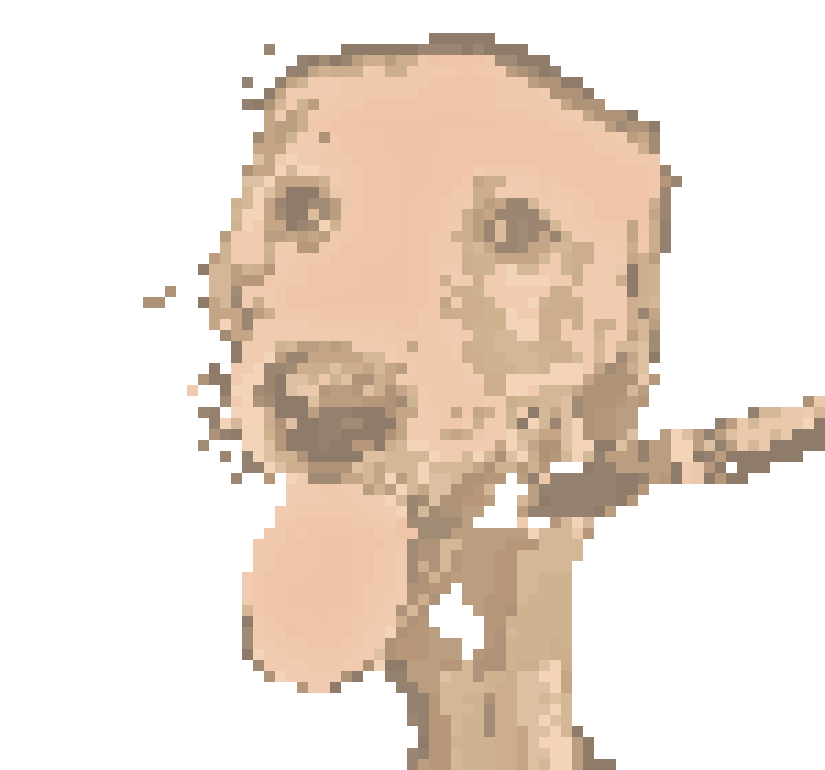
#> input picture images/result.png, 825 x 770 px
$ python con.py
#> lines starting #> are read from the running program, lines starting #| are printed output that depends on the picture
import numpy as np
from PIL import Image


def create_mask_with_angle(shape, angle):
    """
    Create a boolean mask with a diagonal at a certain angle.

    :param shape: The shape of the mask (height, width).
    :param angle: The angle of the diagonal in degrees. An angle of 0 degrees will create a diagonal from the top-left to the bottom-right.
    :return: A boolean mask with the specified shape and diagonal angle.
    """
    # Create an array with the indices of each element
    indices = np.indices(shape)

    # Calculate the tangent of the angle
    tan_angle = np.tan(np.radians(angle))

    # Create the mask
    mask = indices[0] >= tan_angle * indices[1]

    return mask


# Open the images
image2 = Image.open('./images/result.png').convert('RGBA')
#> image2 is the input picture: PIL image 825x770 RGBA; mean R, G, B, A 236.5, 222.6, 210.7, 107.7
image1 = Image.open('./images/Bruce_crop.png').convert('RGBA')
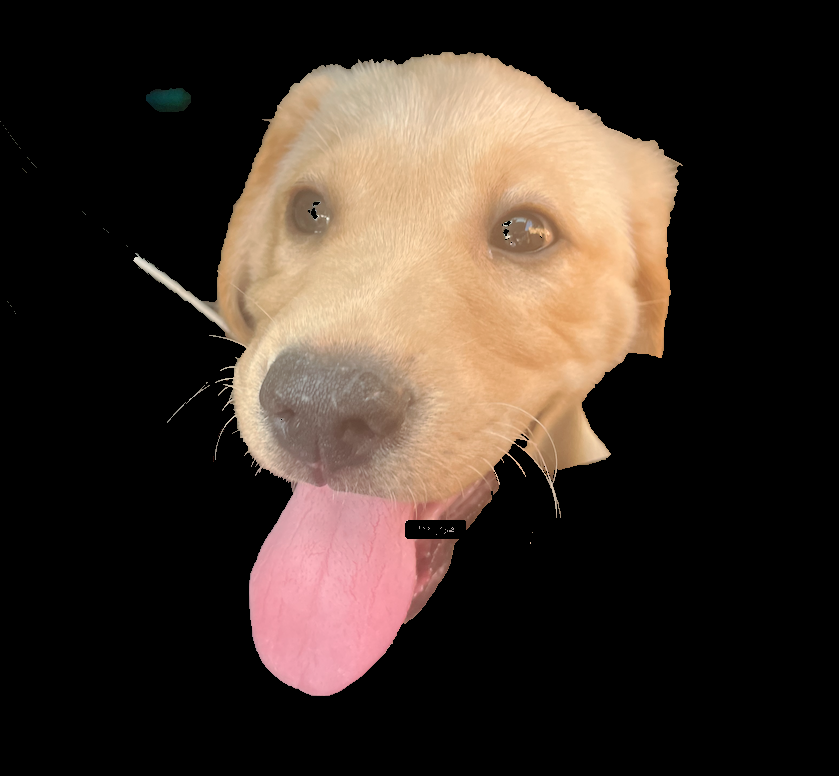
#> input picture images/Bruce_crop.png, 839 x 776 px

# Ensure second image is the same size as the first
image2 = image2.resize(image1.size)
#> image2: PIL image 839x776 RGBA

# Convert images to numpy arrays
image1_np = np.array(image1)
image2_np = np.array(image2)

# Create a mask for the diagonal split
# Use the function to create a mask with a diagonal at a 45 degree angle
mask = create_mask_with_angle(image1_np.shape[:2], 35)

# Flip the mask to change the direction of the diagonal
mask = np.fliplr(mask)

# Extend the mask to have the same number of channels as the images
mask = np.stack([mask]*image1_np.shape[2], axis=-1)

# Apply the mask to create the final image
final_image_np = np.where(mask, image1_np, image2_np)
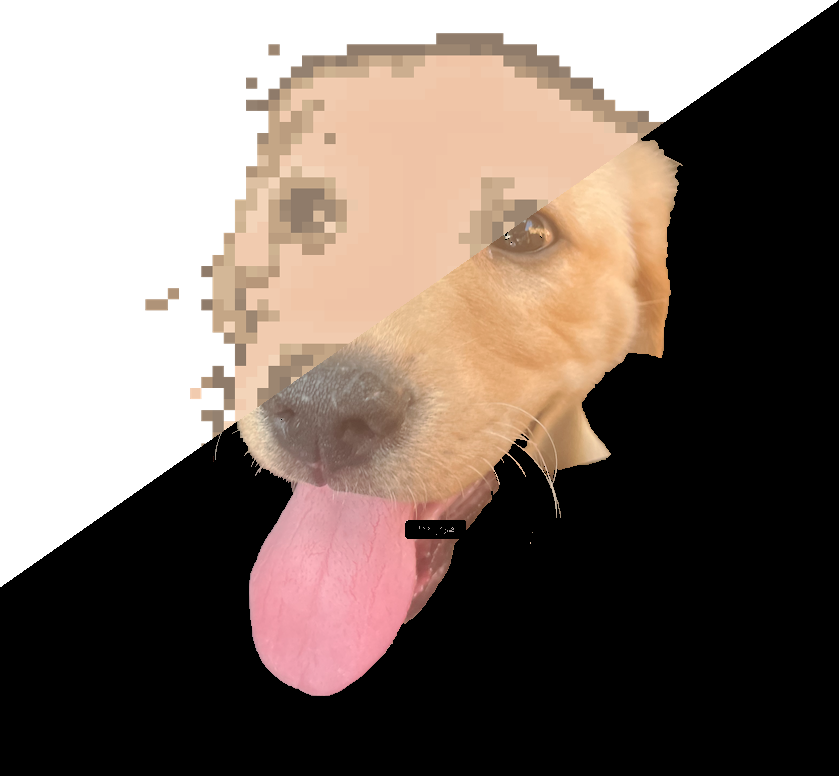
#> final_image_np: shape (776, 839, 4); mean R, G, B, A 67.7, 53.7, 45.3, 194.4; transparent parts drawn white

# Convert the final image back to a PIL Image and save it
final_image = Image.fromarray(final_image_np.astype(np.uint8))
final_image.save('final_image.png')
